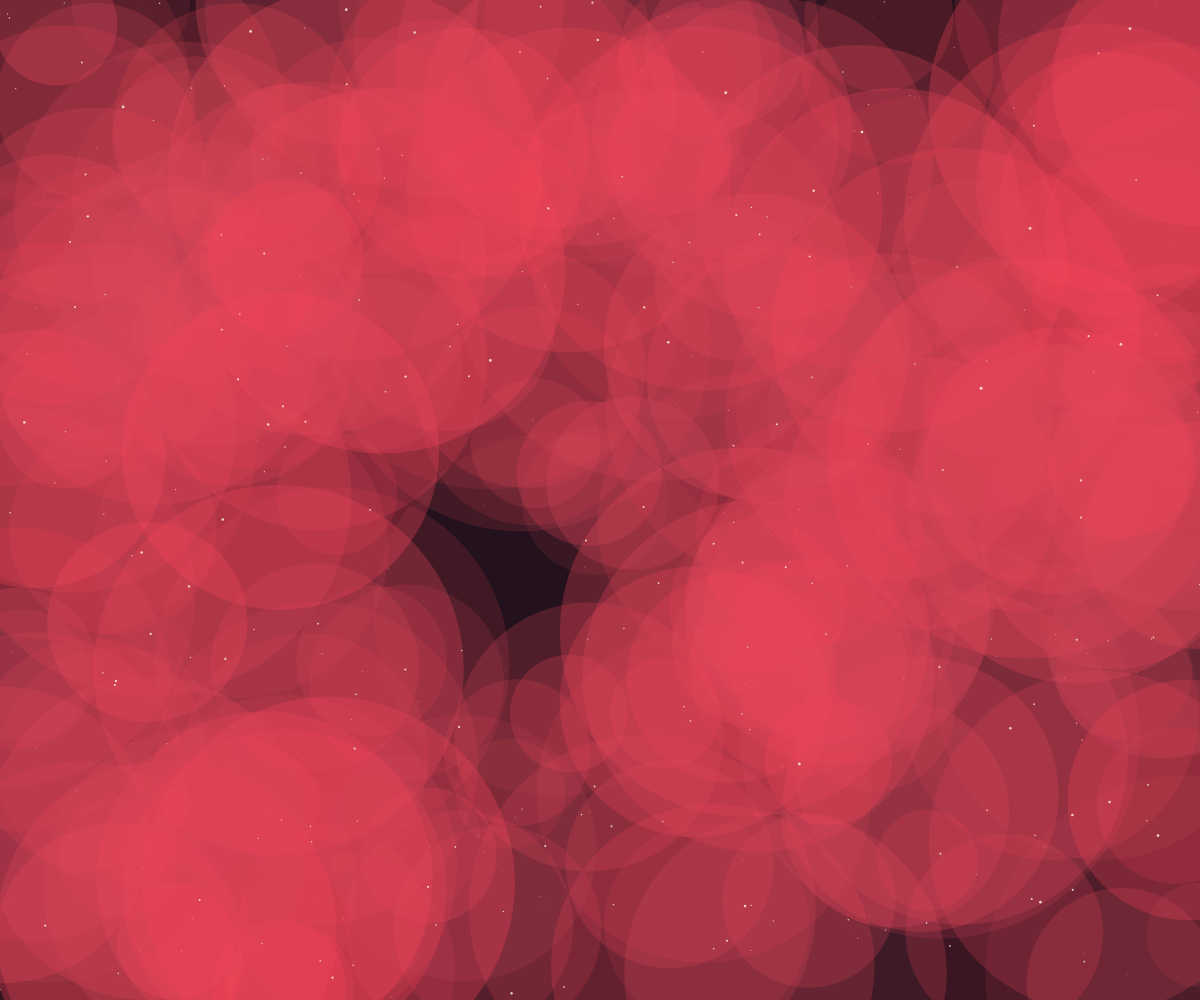
Frame 1 (no input)
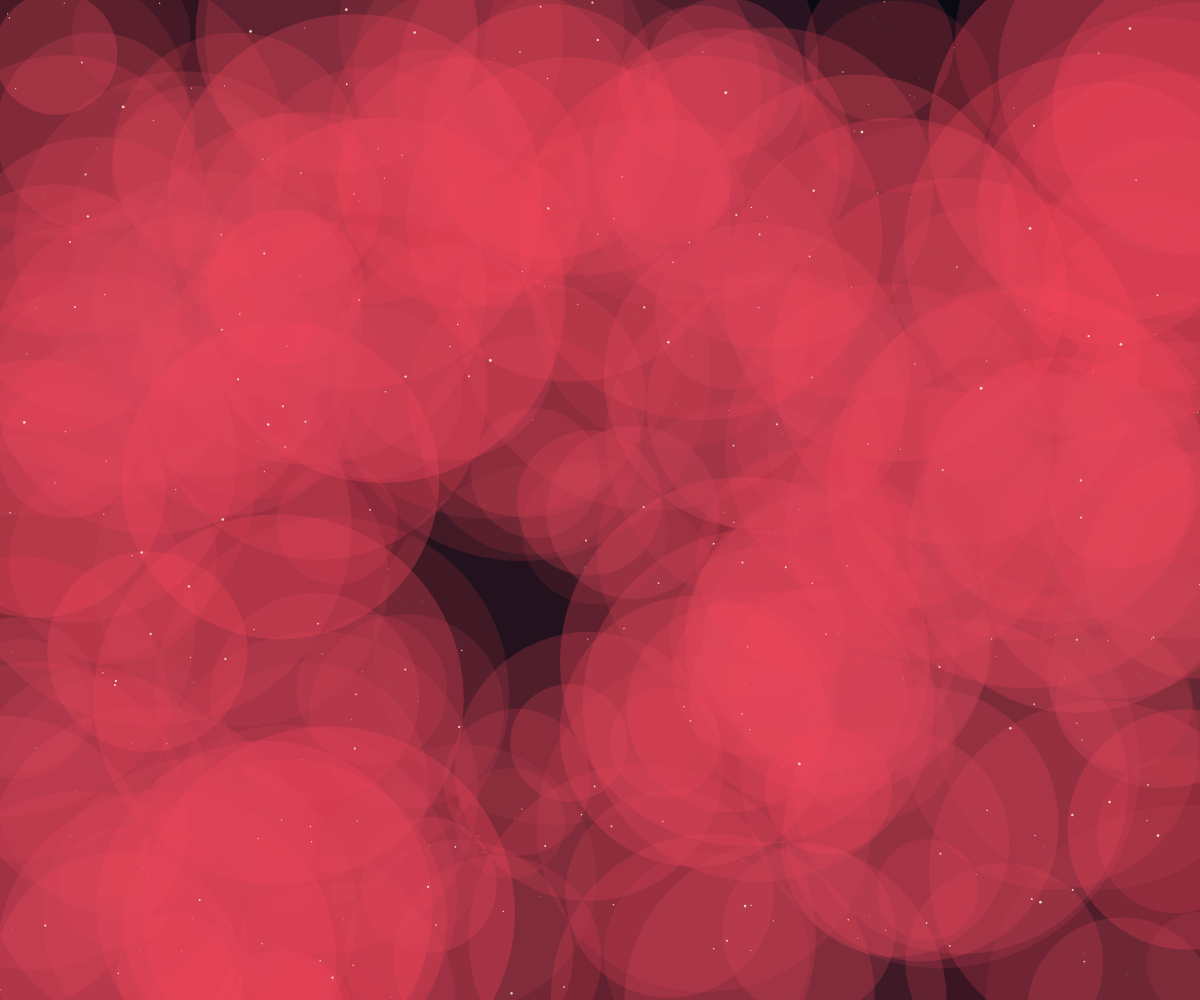
Frame 60 (no input)
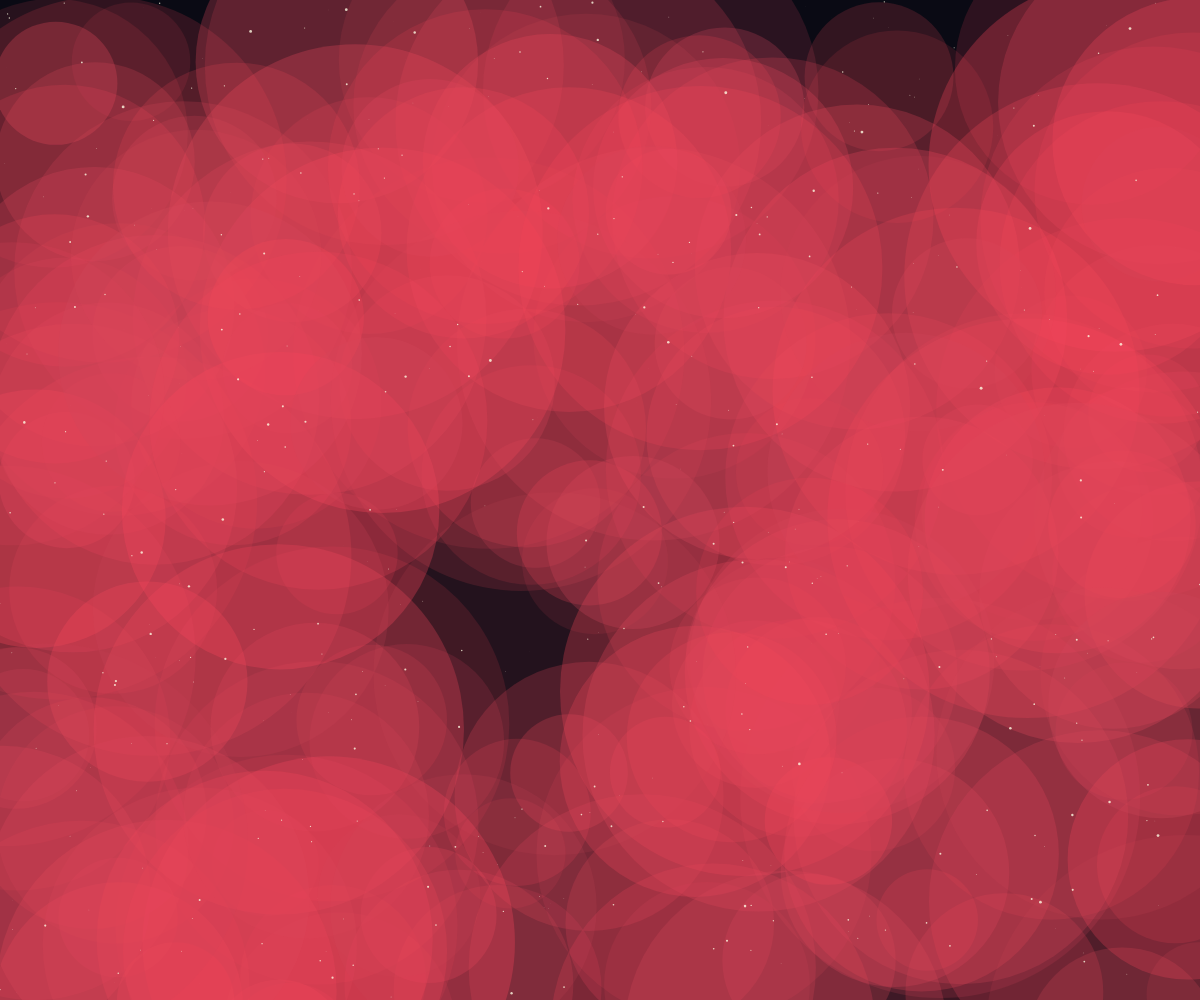
Frame 120 (the mouse pressed at the canvas centre since frame 60)

The p5.js sketch that drew these frames (run headless with seeded random() and noise() and a simulated clock; from frame 60 on, the mouse is pressed at the canvas centre):

// p5.js sketch
// ── sketch.js
let circles = [];
let stars = [];
let time = 0;

function setup() {
  createCanvas(windowWidth, windowHeight);
  noStroke();

  // Create floating circles
  for (let i = 0; i < 200; i++) {
    circles.push({
      x: random(width),
      y: random(height),
      radius: random(50, 200),
      speed: random(0.001, 0.005),
      alpha: random(30, 80),
      hue: random(200, 260)
    });
  }

  // Create pointillist stars
  for (let i = 0; i < 500; i++) {
    stars.push({
      x: random(width),
      y: random(height),
      size: random(0.5, 3),
      pulseSpeed: random(0.01, 0.03),
      pulsePhase: random(TWO_PI)
    });
  }
}

function draw() {
  background(10, 10, 20);

  time += 0.01;

  // Draw floating circles
  for (let circle of circles) {
    circle.x += sin(time * circle.speed) * 0.5;
    circle.y += cos(time * circle.speed) * 0.5;

    // Keep circles on canvas
    if (circle.x < -circle.radius) circle.x = width + circle.radius;
    if (circle.x > width + circle.radius) circle.x = -circle.radius;
    if (circle.y < -circle.radius) circle.y = height + circle.radius;
    if (circle.y > height + circle.radius) circle.y = -circle.radius;

    fill(circle.hue, 70, 90, circle.alpha);
    ellipse(circle.x, circle.y, circle.radius * 2);
  }

  // Draw pulsing stars
  for (let star of stars) {
    let pulse = sin(time * star.pulseSpeed + star.pulsePhase) * 0.5 + 0.5;
    let size = star.size * pulse;

    fill(255, 255, 230, 200);
    ellipse(star.x, star.y, size);
  }
}

function windowResized() {
  resizeCanvas(windowWidth, windowHeight);
}
